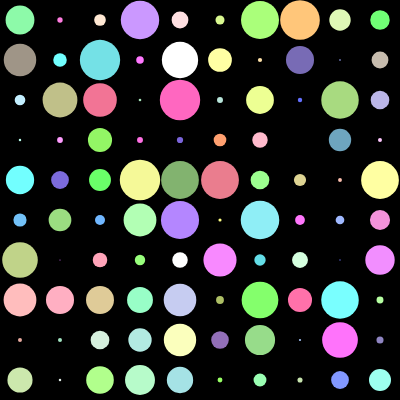
Frame 1 (no input)
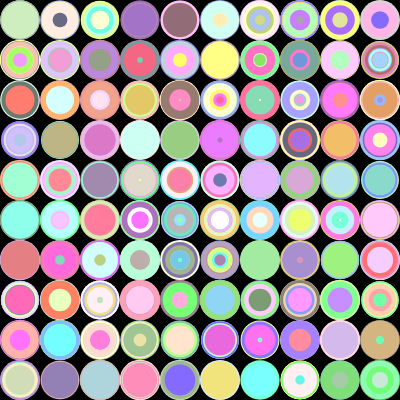
Frame 60 (no input)
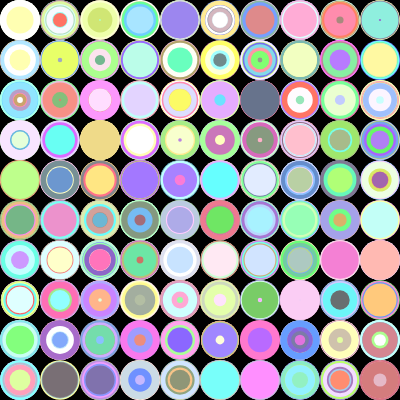
Frame 120 (the mouse pressed at the canvas centre since frame 60)

The p5.js sketch that drew these frames (run headless with seeded random() and noise() and a simulated clock; from frame 60 on, the mouse is pressed at the canvas centre):

// p5.js sketch
// ── sketch.js
//Act-5 (Pattern)//

function setup() {
  createCanvas(400, 400); //canvas size//
  loop();  //the drawing loops creating the visually appealing effect//
  background("black"); //background color//

  noStroke(); //removing the stroke//
}

function draw() {
  for (let x = 0; x < width; x += 40) 
  {
    for (let y = 0; y < height; y += 40) 
    {
      let size = random(40.4); //adding size//
      let r = random(100, 300); //putting a random red color value//
      let g = random(100, 300); //putting a random green color value//
      let b = random(100, 300); //putting a random blue color value//

      fill(r, g, b);  //adding the color//
      ellipse(x + 20, y + 20, size); //adding the circles//
    }
  }
}
